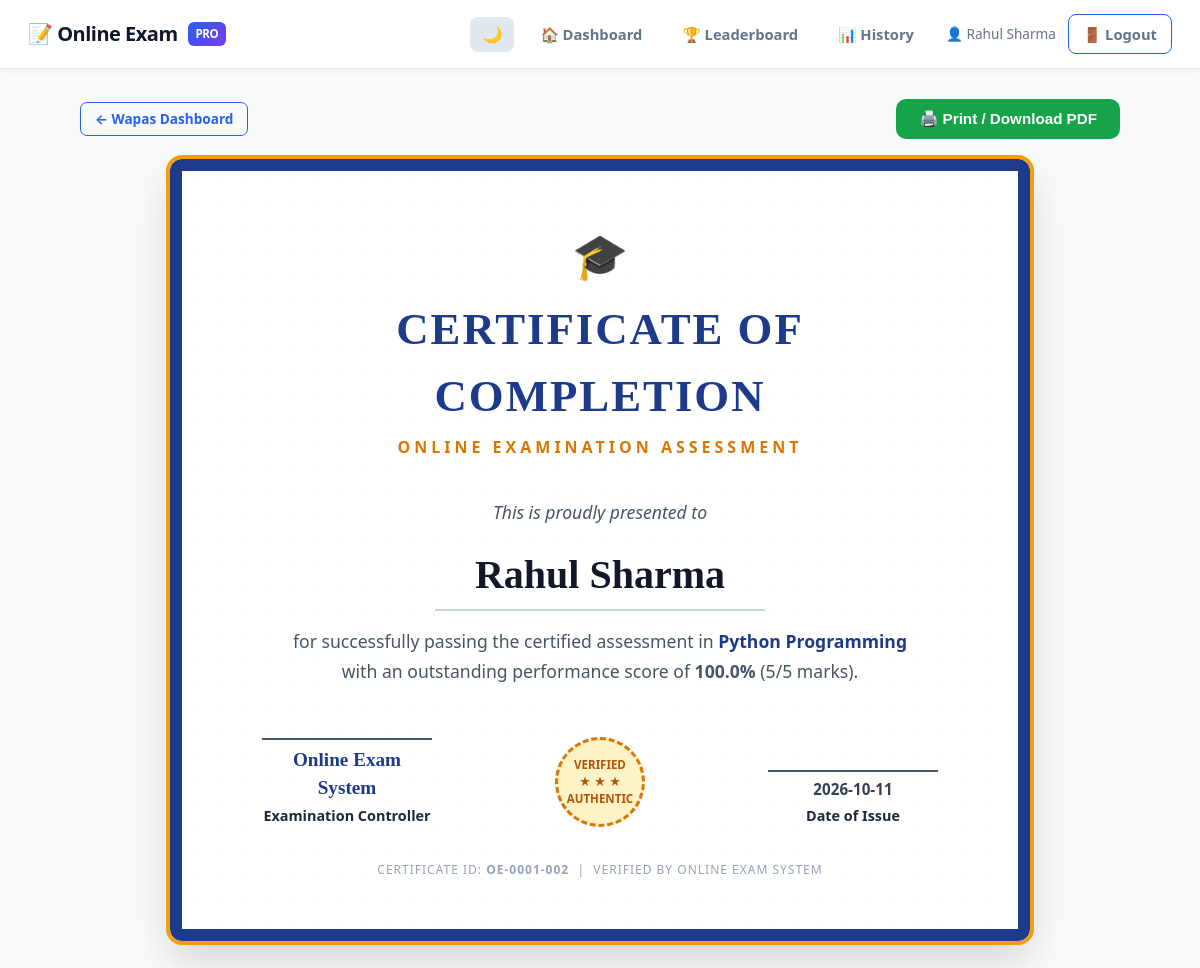
Screenshot of /certificate/1 (signed in) with the database file from the repository.
### tables this page shows
CREATE TABLE users (
    id         INTEGER PRIMARY KEY AUTOINCREMENT,
    name       TEXT    NOT NULL,
    email      TEXT    NOT NULL UNIQUE,
    password   TEXT    NOT NULL,
    role       TEXT    DEFAULT 'student',
    created_at TIMESTAMP DEFAULT CURRENT_TIMESTAMP
);

CREATE TABLE results (
    id           INTEGER PRIMARY KEY AUTOINCREMENT,
    user_id      INTEGER NOT NULL,
    subject_name TEXT DEFAULT 'Mixed Practice',
    score        INTEGER NOT NULL,
    total        INTEGER NOT NULL,
    percentage   REAL    NOT NULL,
    time_taken   INTEGER DEFAULT 0,
    tab_switches INTEGER DEFAULT 0,
    attempted_at TIMESTAMP DEFAULT CURRENT_TIMESTAMP,
    FOREIGN KEY (user_id) REFERENCES users(id) ON DELETE CASCADE
);

### app.py (the view)
@app.route("/certificate/<int:result_id>")
@login_required
def certificate(result_id):
    conn   = get_db()
    cursor = conn.cursor()
    cursor.execute("""
        SELECT r.*, u.name as user_name
        FROM results r
        JOIN users u ON r.user_id = u.id
        WHERE r.id = ?
    """, (result_id,))
    res = cursor.fetchone()
    conn.close()
    if not res:
        flash("Certificate nahi mila.", "danger")
        return redirect(url_for("results_history"))
    if res["user_id"] != session["user_id"] and session.get("role") != "admin":
        flash("Aap doosre user ka certificate nahi dekh sakte.", "danger")
        return redirect(url_for("dashboard"))
    if res["percentage"] < 60:
        flash("Certificate sirf exam pass (60%+) karne par milta hai.", "warning")
        return redirect(url_for("results_history"))
    cert_serial = f"OE-{res['id']:04d}-{res['user_id']:03d}"
    return render_template(
        "certificate.html",
        res=res,
        cert_serial=cert_serial,
        user_name=res["user_name"]
    )

### app.py (called while the page is built)
def get_db():
    conn = sqlite3.connect(DB_PATH)
    conn.row_factory = sqlite3.Row
    conn.execute("PRAGMA foreign_keys = ON")
    return conn

def login_required(f):
    @wraps(f)
    def decorated(*args, **kwargs):
        if "user_id" not in session:
            flash("Pehle login karein.", "warning")
            return redirect(url_for("home"))
        return f(*args, **kwargs)
    return decorated

### templates/certificate.html (shortened to what this page needs)
{% extends "base.html" %}
{% block content %}
<div class="container">
    <div class="no-print" style="display:flex; justify-content:space-between; align-items:center; margin-bottom:20px; flex-wrap:wrap; gap:12px;">
        <a href="{{ url_for('dashboard') }}" class="btn btn-outline btn-sm">
            ← Wapas Dashboard
        </a>
        <div style="display:flex; gap:10px;">
            <button onclick="window.print()" class="btn btn-success">
                🖨️ Print / Download PDF
            </button>
        </div>
    </div>
    <div class="certificate-container" id="printable-certificate">
        <div class="cert-header">
            <div style="font-size:2.8rem; margin-bottom:8px;">🎓</div>
            <h1>Certificate of Completion</h1>
            <p>Online Examination Assessment</p>
        </div>
        <div class="cert-body">
            <p style="font-size:1.1rem; color:#475569; font-style:italic;">This is proudly presented to</p>
            <div class="recipient-name">{{ user_name }}</div>
            <p style="font-size:1.1rem; color:#475569; max-width:620px; margin:0 auto; line-height:1.7;">
                for successfully passing the certified assessment in
                <strong style="color:#1e3a8a;">{{ res.subject_name }}</strong>
                with an outstanding performance score of <strong>{{ res.percentage }}%</strong> ({{ res.score }}/{{ res.total }} marks).
            </p>
        </div>
        <div class="cert-footer">
            <div class="cert-sign">
                <div style="font-family:cursive; font-size:1.2rem; color:#1e3a8a; margin-bottom:2px;">Online Exam System</div>
                Examination Controller
            </div>
            <div class="cert-seal">
                <span>VERIFIED</span>
                <span>★ ★ ★</span>
                <span>AUTHENTIC</span>
            </div>
            <div class="cert-sign">
                <div style="font-size:0.95rem; color:#334155; margin-bottom:4px;">{{ res.attempted_at[:10] }}</div>
                Date of Issue
            </div>
        </div>
        <div style="margin-top:34px; font-size:0.75rem; color:#94a3b8; letter-spacing:1px;">
            CERTIFICATE ID: <strong>{{ cert_serial }}</strong> &nbsp;|&nbsp; VERIFIED BY ONLINE EXAM SYSTEM
        </div>
    </div>
</div>
{% endblock %}

### templates/base.html (shortened to what this page needs)
<!DOCTYPE html>
<html lang="en">
<head>
    <link rel="stylesheet" href="{{ url_for('static', filename='style.css') }}">
</head>
<body>
<nav class="navbar">
    <a href="{{ url_for('home') }}" class="brand-link">
        <span>📝 Online Exam</span>
        <span class="brand-badge">PRO</span>
    </a>
    <div class="nav-links">
        <button id="theme-toggle" class="theme-toggle-btn" title="Toggle Dark/Light Mode">
            <span id="theme-icon">🌙</span>
        </button>
        {% if session.get('user_id') %}
            <a href="{{ url_for('dashboard') }}">🏠 Dashboard</a>
            <a href="{{ url_for('leaderboard') }}">🏆 Leaderboard</a>
            <a href="{{ url_for('results_history') }}">📊 History</a>
            <span style="font-size: 0.85rem; color: var(--text-muted); margin-left: 6px;">
                👤 {{ session.name }}
            </span>
            <a href="{{ url_for('logout') }}" class="btn btn-outline btn-sm">🚪 Logout</a>
        {% else %}
            <a href="{{ url_for('home') }}">Login</a>
            <a href="{{ url_for('register') }}" class="btn btn-primary btn-sm">Sign Up</a>
        {% endif %}
    </div>
</nav>
{% block content %}{% endblock %}
</body>
</html>

### static/style.css (style rules this page uses)
:root { --primary: #2563eb; --primary-dark: #1d4ed8; --primary-light: #eff6ff; --primary-border: #bfdbfe; --success: #16a34a; --success-bg: #dcfce7; --danger: #dc2626; --danger-bg: #fee2e2; --warning: #d97706; --warning-bg: #fef3c7; --info: #0284c7; --info-bg: #e0f2fe; --bg: #f8fafc; --panel: #ffffff; --panel-border: #e2e8f0; --text: #0f172a; --text-muted: #64748b; --card-shadow: 0 10px 25px -5px rgba(0, 0, 0, 0.05), 0 8px 10px -6px rgba(0, 0, 0, 0.01); --radius: 14px; }
*, *::before, *::after { box-sizing: border-box; margin: 0; padding: 0; transition: background-color 0.2s ease, border-color 0.2s ease, color 0.2s ease; }
body { font-family: system-ui, -apple-system, BlinkMacSystemFont, 'Segoe UI', Roboto, Oxygen, Ubuntu, Cantarell, sans-serif; background-color: var(--bg); color: var(--text); min-height: 100vh; line-height: 1.5; }
.navbar { background: var(--panel); border-bottom: 1px solid var(--panel-border); padding: 14px 28px; display: flex; align-items: center; justify-content: space-between; position: sticky; top: 0; z-index: 1000; box-shadow: 0 2px 10px rgba(0,0,0,0.03); }
.brand-link { display: flex; align-items: center; gap: 10px; text-decoration: none; color: var(--text); font-size: 1.25rem; font-weight: 800; letter-spacing: -0.5px; }
.brand-badge { background: linear-gradient(135deg, #2563eb, #7c3aed); color: #fff; font-size: 0.72rem; padding: 3px 8px; border-radius: 6px; font-weight: 700; text-transform: uppercase; }
.nav-links { display: flex; gap: 12px; align-items: center; }
.nav-links a { color: var(--text-muted); text-decoration: none; font-size: 0.92rem; font-weight: 600; padding: 8px 14px; border-radius: 8px; transition: all 0.2s ease; }
.theme-toggle-btn { background: var(--panel-border); border: none; cursor: pointer; padding: 8px 12px; border-radius: 8px; font-size: 1rem; color: var(--text); display: flex; align-items: center; gap: 6px; }
.container { max-width: 1080px; margin: 30px auto; padding: 0 20px 60px; }
.btn { display: inline-flex; align-items: center; justify-content: center; gap: 8px; padding: 10px 22px; border: 1.5px solid transparent; border-radius: 10px; font-size: 0.95rem; font-weight: 700; cursor: pointer; text-decoration: none; transition: all 0.2s ease; }
.btn-outline { background: transparent; color: var(--primary); border-color: var(--primary); }
.btn-success { background: var(--success); color: #fff; }
.btn-sm { padding: 6px 14px; font-size: 0.85rem; border-radius: 7px; }
.certificate-container { max-width: 860px; margin: 20px auto; background: #ffffff; color: #1e293b; border: 12px solid #1e3a8a; outline: 4px solid #f59e0b; border-radius: 12px; padding: 50px 60px; text-align: center; position: relative; box-shadow: 0 20px 40px rgba(0,0,0,0.15); background-image: radial-gradient(#eff6ff 1px, transparent 1px); background-size: 24px 24px; }
.cert-header h1 { font-family: Georgia, serif; font-size: 2.8rem; color: #1e3a8a; letter-spacing: 2px; text-transform: uppercase; margin-bottom: 4px; }
.cert-header p { color: #d97706; font-weight: 700; letter-spacing: 4px; font-size: 1rem; text-transform: uppercase; }
.cert-body { margin: 40px 0; }
.cert-body .recipient-name { font-family: Georgia, serif; font-size: 2.5rem; color: #111827; font-weight: 700; border-bottom: 2px solid #cbd5e1; display: inline-block; padding: 4px 40px; margin: 16px 0; }
.cert-footer { display: flex; justify-content: space-between; align-items: flex-end; margin-top: 50px; padding: 0 20px; }
.cert-seal { width: 90px; height: 90px; border-radius: 50%; background: #fef3c7; border: 3px dashed #d97706; display: flex; flex-direction: column; align-items: center; justify-content: center; color: #b45309; font-weight: 900; font-size: 0.72rem; }
.cert-sign { border-top: 2px solid #475569; padding-top: 6px; width: 170px; font-size: 0.9rem; font-weight: 700; }

### rows the page displays
users: name "Rahul Sharma"
results: subject_name "Python Programming", percentage "100.0", score "5", total "5", attempted_at "2026-10-11"

### other values shown
{{ cert_serial }} "OE-0001-002"
